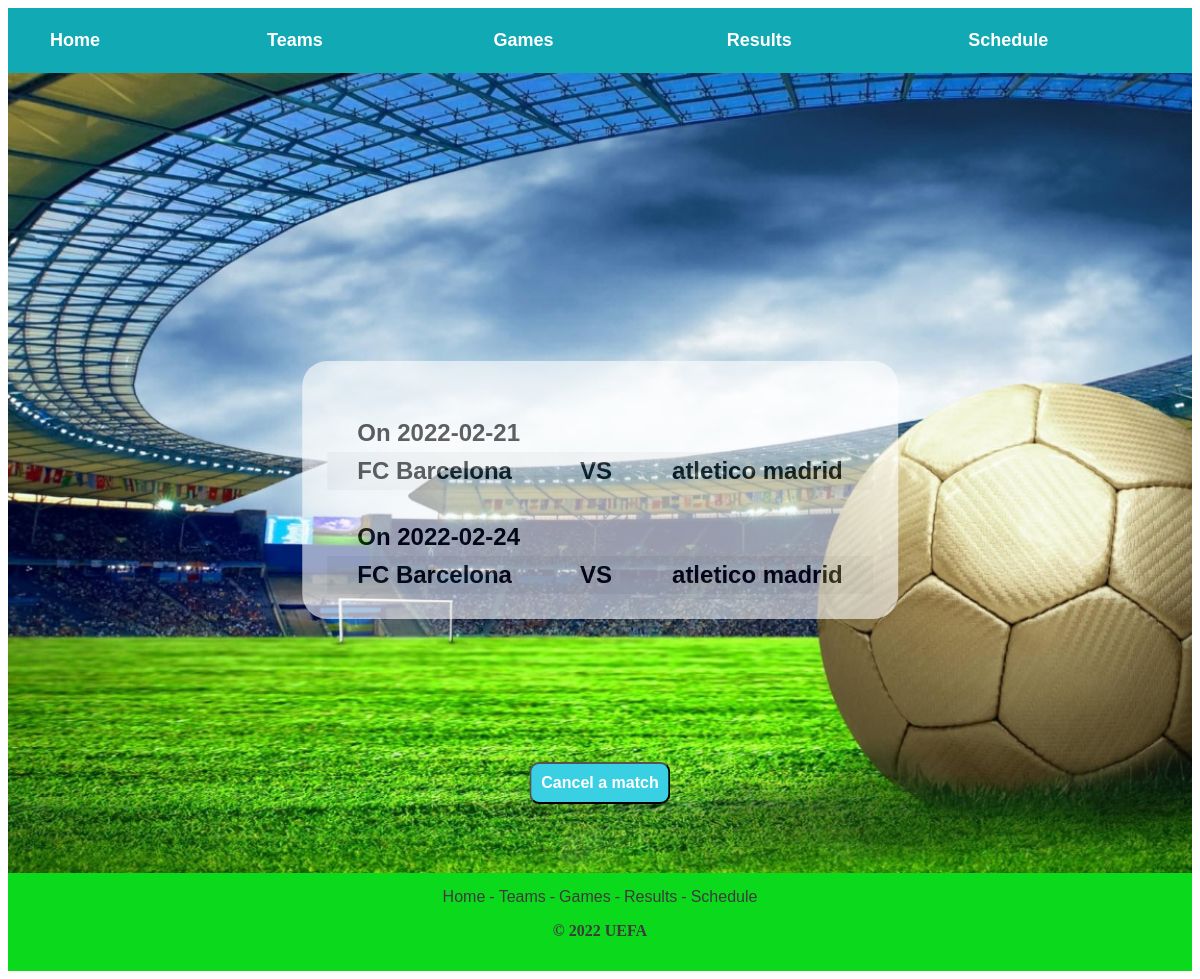
Screenshot of /games.php with the database file from the repository.
### tables this page shows
CREATE TABLE `games` (
  `id` int(11) NOT NULL,
  `Team1` varchar(25) NOT NULL,
  `Team2` varchar(25) NOT NULL,
  `Date` date NOT NULL
);

### games.php (the view, shortened to what this page needs)
<?php
  include_once ('dbconn.php');
  ?>
<!DOCTYPE html>
<html lang="en">
<head>
    <link rel="stylesheet" href="styling/style.css">
</head>
<body>
    <div id="header">
        <center>
                <table>
                    <tr>
                        <td id="opt">
                            <a id="head" href="index.php">Home</a>
                        </td>
                        <td id="opt">
                            <a id="head" href="teams.php">Teams</a>
                        </td>
                        <td id="opt">
                            <a id="head" href="games.php">Games</a>
                        </td>
                        <td id="opt">
                            <a id="head" href="result.php">Results</a>
                        </td>
                        <td id="opt">
                            <a id="head" href="schedule.php">Schedule</a>
                        </td>
                    </tr>
                </table>
        </center>
    </div>
    <div id="intro">
        <div id="container">
                <?php
                $sql = "SELECT Team1,Team2,Date FROM games";
                $result = $conn->query($sql);
                if ($result->num_rows > 0) {
                  while($row = $result->fetch_assoc()) {
                    echo "
                    <table>
                        <center>
                            <td> On ". $row["Date"] ."</td>
                        </center> <br>
                        <tr id=\"tdata\">
                            <td>". $row["Team1"] ."</td>
                            <td>VS</td>
                            <td>". $row["Team2"] ."</td>
                        </tr>
                    </table>";
                  }
                } else {
                  echo "0 results";
                }
                ?>
        </div>
        <a href="cancel.php"><button id="tBut">Cancel a match</button></a>
    </div>
    <div id="footer">
        <center>
            <a id="foot" href="">Home</a> -
            <a id="foot" href="">Teams</a> -
            <a id="foot" href="">Games</a> -
            <a id="foot" href="">Results</a> -
            <a id="foot" href="">Schedule</a>
            <p style="font-weight:bold;">© 2022 UEFA</p>
    </center>
    </div>
</body>
</html>

### styling/style.css (style rules this page uses)
#head { color: inherit; text-decoration: inherit; font-family: Verdana, Geneva, Tahoma, sans-serif; font-weight: bold; font-size: large; color: white; padding: 20px; }
#header { background-color: rgb(16, 169, 180); }
#opt { padding: 22px; margin: 0px; }
#intro { background-image: url(img/football.jpg); min-height: 100vh; background-size: cover; }
#container { position: absolute; top: 50%; left: 50%; transform: translate(-50%, -50%); border-radius: 25px; padding: 25px; background-color: white; opacity: 0.6; font-weight: bolder; font-size: x-large; font-family: 'Lucida Sans', 'Lucida Sans Regular', 'Lucida Grande', 'Lucida Sans Unicode', Geneva, Verdana, sans-serif; }
table { border-collapse: collapse; width: 100%; }
th, td { text-align: left; padding: 5px 30px 5px 30px; }
tr:nth-child(even) { background-color: #f2f2f2 }
tr:nth-child(even) { background-color: #f2f2f2; }
#tBut { background-color: #3ad0e4; color: white; padding: 10px; border-radius: 10px; position: absolute; font-weight: bold; font-size: medium; top: 80%; left: 50%; transform: translate(-50%, -50%); }
#footer { background-color: rgb(11, 218, 28); color: rgb(61, 58, 58); padding: 15px; }
#foot { color: inherit; text-decoration: inherit; font-family: Verdana, Geneva, Tahoma, sans-serif; }

### rows the page displays
games: Date "2022-02-21", Team1 "FC Barcelona", Team2 "atletico madrid"
games: Date "2022-02-24", Team1 "FC Barcelona", Team2 "atletico madrid"
